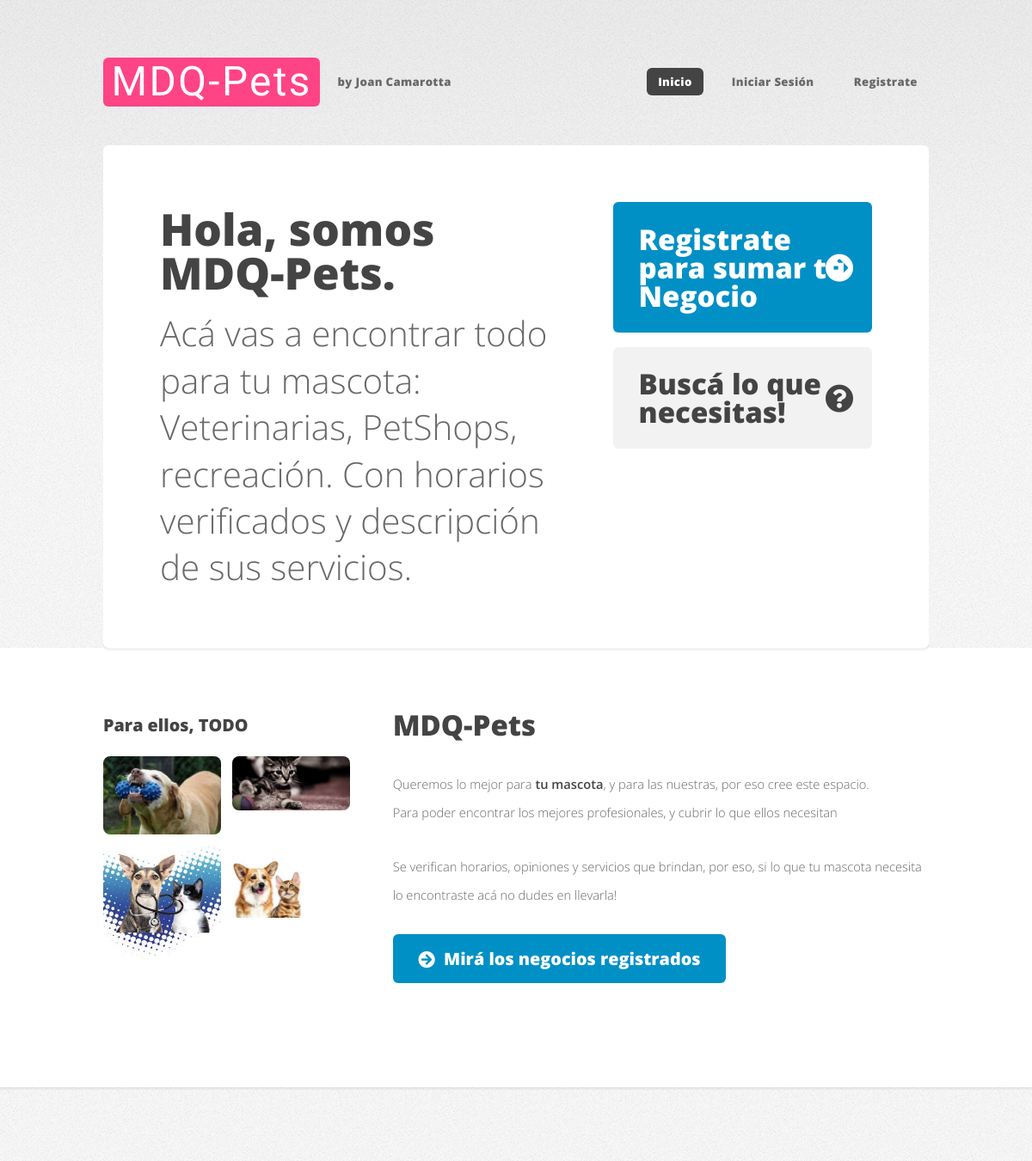
The app's page / (upper part), older data.
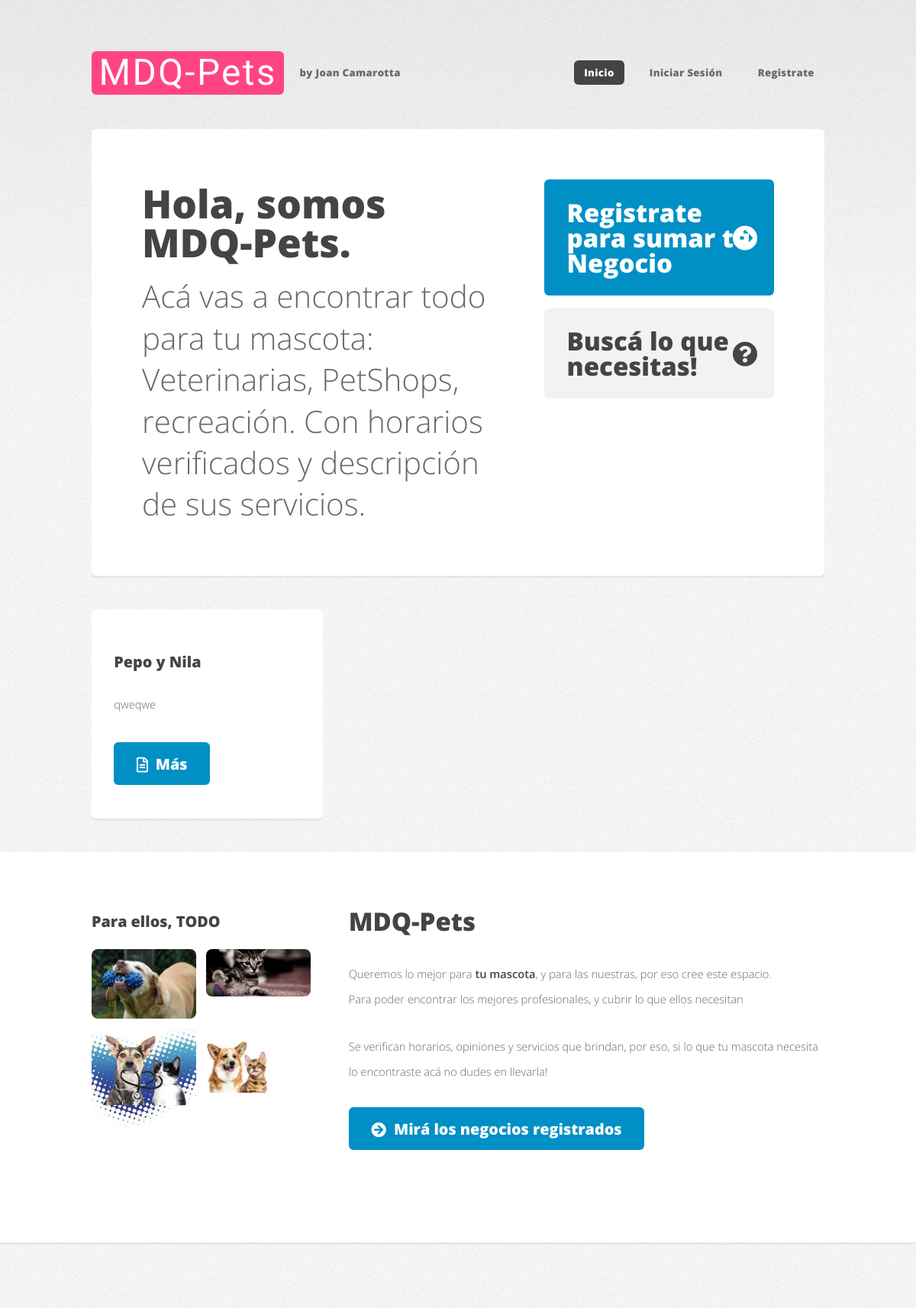
The same page, newer data.
### accounts/models.py (models this page shows, shortened)
class Local(models.Model):
    user = models.OneToOneField(User, on_delete = models.CASCADE)
    name = models.CharField(max_length=50, blank=True)
    dir = models.CharField(max_length=50, blank=True)
    shop_type = models.CharField(max_length=20, choices=SHOP_TYPE)
    description = models.TextField(max_length=400, blank=True)
    image = models.ImageField(upload_to ='images', default='mp.jpg')
    class Meta:
        verbose_name = 'Local'
        verbose_name_plural = 'Locales'

### mdq_pets/views.py (the view)
# urls.py: path('', index, name = 'index'),
def index(request):
    inicio = Local.objects.all()[:3]
    return render(request, 'index.html', {'inicio': inicio})

### Templates/index.html (shortened to what this page needs)
{% extends 'base.html' %}
{% block content %}
				<div id="banner-wrapper">
					<div id="banner" class="box container">
						<div class="row">
							<div class="col-7 col-12-medium">
								<h2>Hola, somos MDQ-Pets.</h2>
								<p>Acá vas a encontrar todo para tu mascota:<br>
									Veterinarias, PetShops, recreación. Con horarios verificados y descripción de sus servicios.
								</p>
							</div>
							<div class="col-5 col-12-medium">
								<ul>
									{% if request.user.is_authenticated %}
									<li><a href="/cuenta/registrar-local/" class="button large icon solid fa-arrow-circle-right">Registra tu Negocio</a></li>
									{% else %}
									<li><a href= "/cuenta/registrarse" class="button large icon solid fa-arrow-circle-right">Registrate para sumar tu Negocio</a></li>
									{% endif %}
									<li><a href="/negocios/" class="button alt large icon solid fa-question-circle">Buscá lo que necesitas!</a></li>
								</ul>
							</div>
						</div>
					</div>
				</div>
{% for local in inicio %}
	<div id="features-wrapper">
		<div class="container">
			<div class="row">
				<div class="col-4 col-6-medium">
			<section class="box feature">
				<div class="inner">
					<header>
						<h2>{{local.name}}</h2>
					</header>
					<p>{{local.description}}</p>
					<br>
					<a href="/negocios/detalle/{{local.id}}/" class="button icon fa-file-alt">Más</a>
			</section>
		</div>
	</div>
</div>
{% endfor %}
</div>
				<div id="main-wrapper">
					<div class="container">
						<div class="row gtr-200">
							<div class="col-4 col-12-medium">
									<div id="sidebar">
										<section class="widget thumbnails">
											<h3>Para ellos, TODO</h3>
											<div class="grid">
												<div class="row gtr-50">
													<div class="col-6"><a href="#" class="image fit"><img src="images/p1.jfif" alt="" /></a></div>
													<div class="col-6"><a href="#" class="image fit"><img src="images/p2.jfif" alt="" /></a></div>
													<div class="col-6"><a href="#" class="image fit"><img src="images/p3.jfif" alt="" /></a></div>
													<div class="col-6"><a href="#" class="image fit"><img src="images/p4.jfif" alt="" /></a></div>
												</div>
											</div>
										</section>
									</div>
							</div>
							<div class="col-8 col-12-medium imp-medium">
									<div id="content">
										<section class="last">
											<h2>MDQ-Pets</h2>
											<p>Queremos lo mejor para <strong>tu mascota</strong>, y para las nuestras, por eso cree este espacio.<br>
											Para poder encontrar los mejores profesionales, y cubrir lo que ellos necesitan</p>
											<p>Se verifican horarios, opiniones y servicios que brindan, por eso, si lo que tu mascota necesita lo encontraste acá no dudes en llevarla!</p>
											<a href="/negocios/" class="button icon solid fa-arrow-circle-right">Mirá los negocios registrados</a>
										</section>
									</div>
							</div>
						</div>
					</div>
				</div>
				{% endblock %}

### Templates/base.html (shortened to what this page needs)
{% load static %}
<!DOCTYPE HTML>
<html>
	<head>
		<link type = "text/css" href="{% static 'assets/css/main.css' %}" rel="stylesheet">
	</head>
	<body>
		<div id="page-wrapper">
				<div id="header-wrapper">
					<header id="header" class="container">
							<div id="logo">
								<h1><a href="/">MDQ-Pets</a></h1>
								<span>by Joan Camarotta</span>
							</div>
							<nav id="nav">
								<ul>
									<li class="current"><a href="/">Inicio</a></li>
                                    {% if request.user.is_authenticated %}
									<li><a href="#">Bienvenido {{request.user.username}}</a></li>
									<li><a href="/cuenta/cerrar-sesion/">Salir</a></li>
                                    {% else %}
                                    <li><a href="/cuenta/iniciar-sesion/">Iniciar Sesión</a></li>
									<li><a href="/cuenta/registrarse/">Registrate</a></li>
                                    {% endif %}
								</ul>
							</nav>
					</header>
				</div>
			</div>
{% block content%}
{% endblock %}
				<div id="footer-wrapper">
					<footer id="footer" class="container">
						<div class="row">
							<div class="col-3 col-6-medium col-12-small">
							</div>
							<div class="col-3 col-6-medium col-12-small">
							</div>
							<div class="col-3 col-6-medium col-12-small">
							</div>
						</div>
					</footer>
				</div>
	</body>
</html>

Row changes from the older to the newer data that the page shows:
added Local: name "Pepo y Nila", description "qweqwe"
